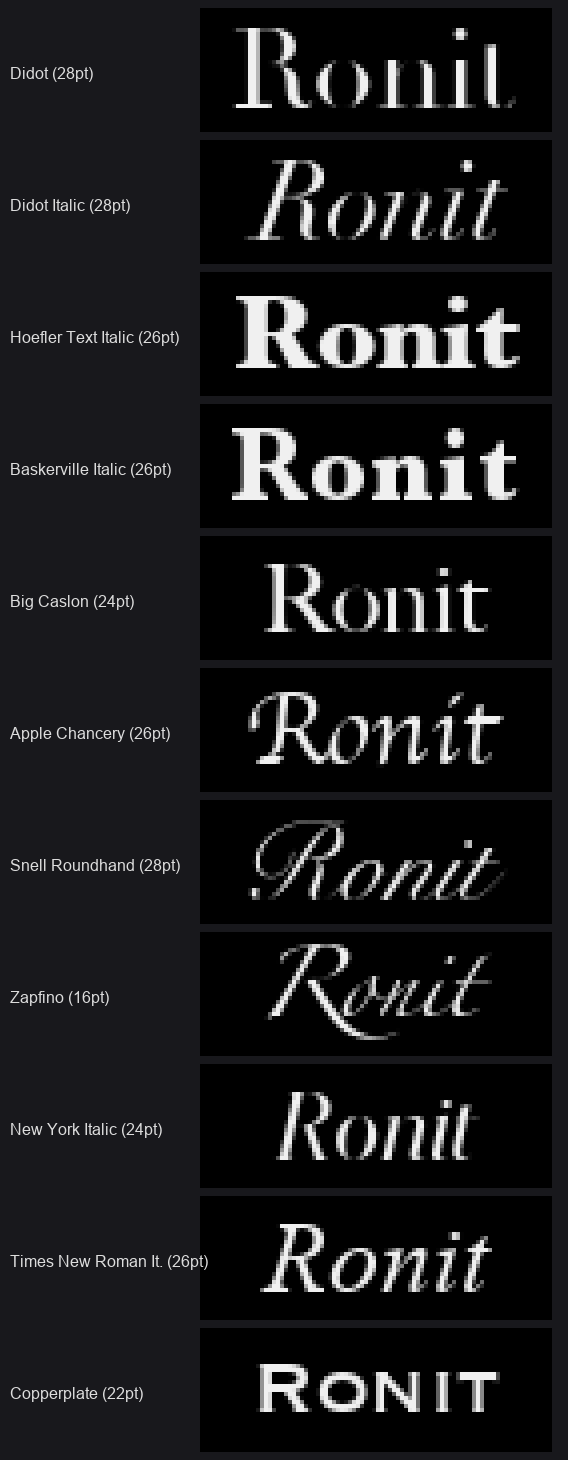

This chart was generated by the following Python code:
"""Render 'Ronit' in several elegant fonts at 88x31 so the user can pick one."""
from PIL import Image, ImageDraw, ImageFont

W, H = 88, 31

# (display_name, path, point_size, italic_marker_only_for_label, y_nudge)
candidates = [
    ("Didot",                "/System/Library/Fonts/Supplemental/Didot.ttc",                28, 0),
    ("Didot Italic",         "/System/Library/Fonts/Supplemental/Didot.ttc",                28, 0),  # italic face index handled below
    ("Hoefler Text Italic",  "/System/Library/Fonts/Supplemental/Hoefler Text.ttc",         26, 0),
    ("Baskerville Italic",   "/System/Library/Fonts/Supplemental/Baskerville.ttc",          26, 0),
    ("Big Caslon",           "/System/Library/Fonts/Supplemental/BigCaslon.ttf",            24, 0),
    ("Apple Chancery",       "/System/Library/Fonts/Supplemental/Apple Chancery.ttf",       26, 0),
    ("Snell Roundhand",      "/System/Library/Fonts/Supplemental/SnellRoundhand.ttc",       28, 0),
    ("Zapfino",              "/System/Library/Fonts/Supplemental/Zapfino.ttf",              16, 0),
    ("New York Italic",      "/System/Library/Fonts/NewYorkItalic.ttf",                     24, 0),
    ("Times New Roman It.",  "/System/Library/Fonts/Supplemental/Times New Roman Italic.ttf", 26, 0),
    ("Copperplate",          "/System/Library/Fonts/Supplemental/Copperplate.ttc",          22, 0),
]

# Map display names to font face indices for .ttc files where we want italic
face_index = {
    "Didot Italic": 1,         # 0=Regular, 1=Italic in Didot.ttc usually
    "Hoefler Text Italic": 1,
    "Baskerville Italic": 1,
    "Snell Roundhand": 0,       # already script
}

def render_button(name, path, size):
    img = Image.new("RGB", (W, H), (0, 0, 0))
    d = ImageDraw.Draw(img)
    idx = face_index.get(name, 0)
    try:
        f = ImageFont.truetype(path, size, index=idx)
    except Exception:
        f = ImageFont.truetype(path, size)
    bbox = d.textbbox((0, 0), "Ronit", font=f)
    tw = bbox[2] - bbox[0]
    th = bbox[3] - bbox[1]
    x = (W - tw) // 2 - bbox[0]
    y = (H - th) // 2 - bbox[1]
    d.text((x, y), "Ronit", font=f, fill=(240, 240, 240))
    return img

# Stack into a comparison sheet at 4x scale for legibility
SCALE = 4
LABEL_W = 200
ROW_H = H * SCALE + 8
sheet = Image.new("RGB", (LABEL_W + W * SCALE + 16, ROW_H * len(candidates) + 8), (24, 24, 28))
d = ImageDraw.Draw(sheet)
try:
    label_font = ImageFont.truetype("/System/Library/Fonts/Supplemental/Arial.ttf", 16)
except Exception:
    label_font = ImageFont.load_default()

for i, (name, path, size, _) in enumerate(candidates):
    btn = render_button(name, path, size)
    btn_big = btn.resize((W * SCALE, H * SCALE), Image.NEAREST)
    y0 = 8 + i * ROW_H
    sheet.paste(btn_big, (LABEL_W, y0))
    d.text((10, y0 + ROW_H // 2 - 10), f"{name} ({size}pt)", font=label_font, fill=(220, 220, 220))

sheet.save("/Users/ronitnath/dev/personal/buddybox/font_compare.png")
print("wrote font_compare.png", sheet.size)

# Also save each at native 88x31 for direct viewing
for (name, path, size, _) in candidates:
    btn = render_button(name, path, size)
    safe = name.replace(" ", "_").replace(".", "")
    btn.save(f"/Users/ronitnath/dev/personal/buddybox/sample_{safe}.png")
